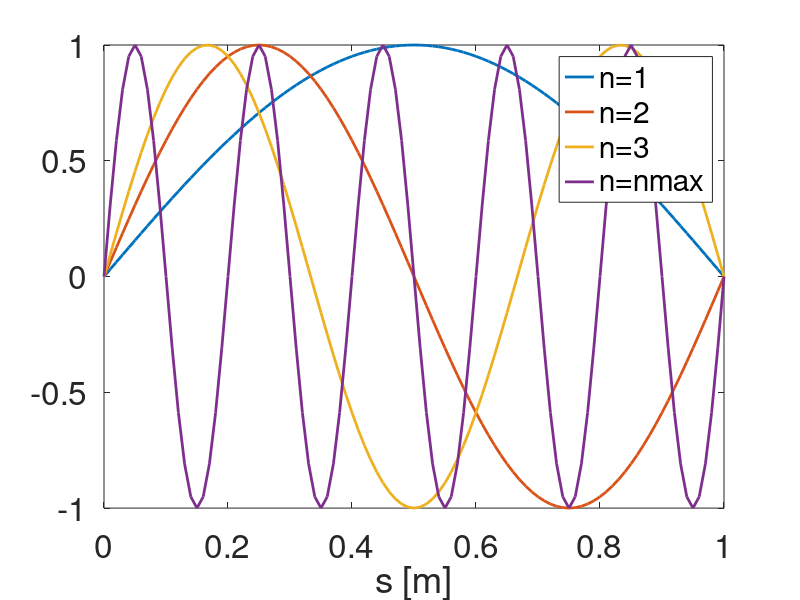
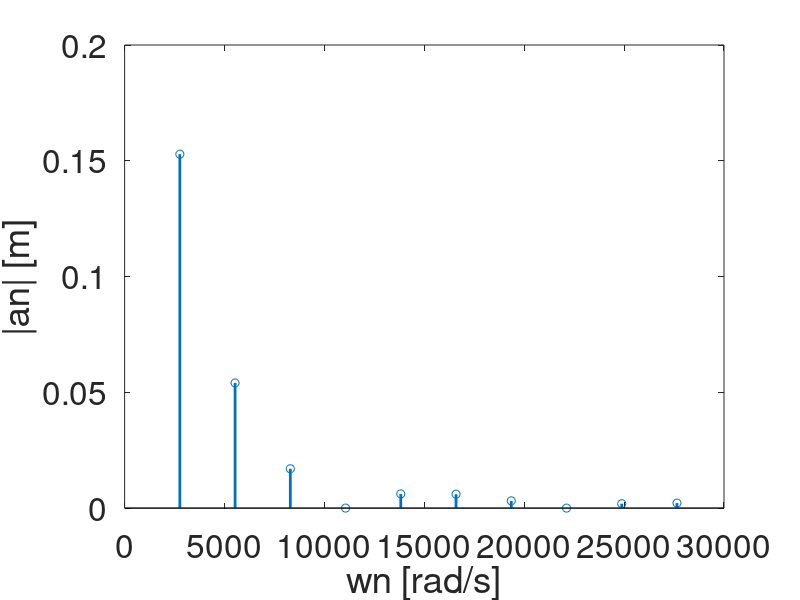
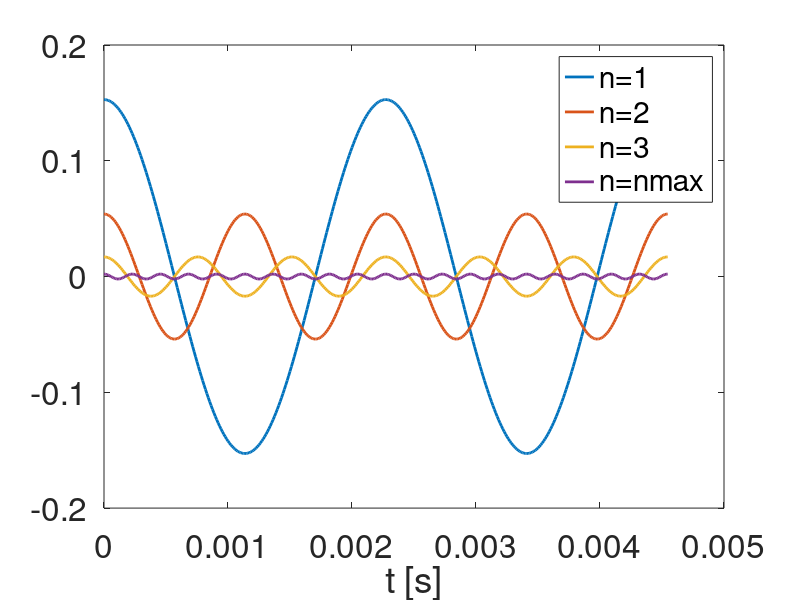
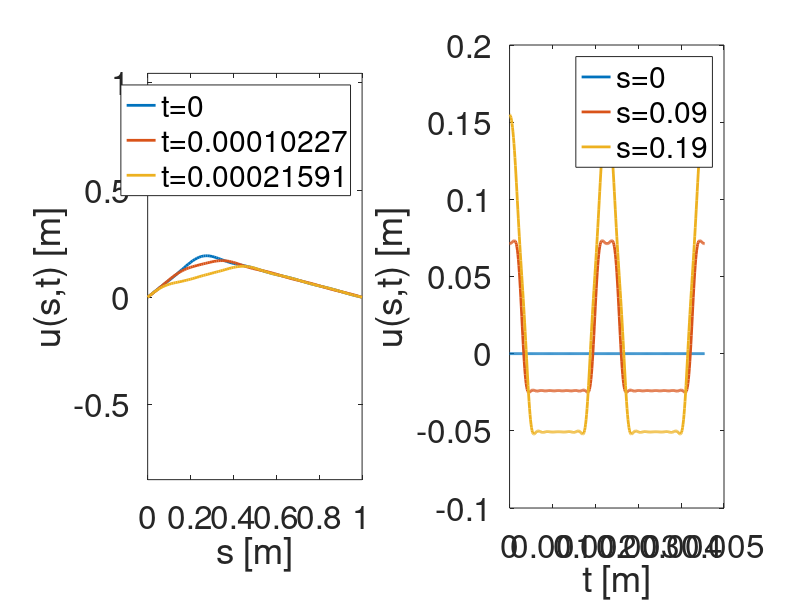

The MATLAB script that drew these images, in order:
%% ========================================================================
%% INITIALISATION =========================================================
clear;close all;clc;
% Geometrie : section cicrculaire
L=1;            % Longueur [m]
R=0.001;        % Rayon [m]
A=pi*R^2;       % Aire [m^2]
% Materiau : acier
E=210e9;        % Module de Young [Pa]
ro=7800;        % Masse volumique [kg/m^3]
% Tension : corde accordee sur le la-440
Note=440;       % Frequence fondamentale [Hz]
C=2*L*Note;     % Celerite [m/s]
N0=ro*A*C^2;    % Tension [N]
Def=N0/(E*A);   % Deformation [~]
% Excitation: corde pincee d'une hauteur H en s=el 
H=L/5;          % Hauteur [m]
el=L/4;         % poistion [m]
% Domaine modal
%[n,kn,wn,Lamb,Per,Per,Freq]=DomaineModal(Nw,L,C)
nmax=10;        % Nombre maximal de mode considere      
n=(1:nmax)';    % Indices modaux
Nw=nmax;
kn=n*pi/L;      % Nombres d'ondes [1/m] : corde fixee aux deux extremites
wn=C*kn;        % Pulsation [rad/s], relation de dispersion
Lamb=2*pi./kn;  % Longueur d'onde de chaque mode [m]
Per=2*pi./wn;   % Periode de chaque mode [s]
Freq=1./Per;    % Frequence de chaque mode [Hz]
% Domaine spatial
ds=min(Lamb)/20;% Pas en espace [m]
s=(0:ds:L);     % Echantillonage spatial [m]
Ns=length(s);   % Nombre de points d'echantillonages en espace
% Domaine temporel
dt=min(Per)/20; % Pas en temps [s]
tmax=max(Per)*2;% Temps maximum de la simulation [s]
t=0:dt:tmax;    % Echantillonage temporel [s]
Nt=length(t);   % Nombre de points d'echantillonages en temps
% %% ========================================================================
%Rq% Dans une phase de bebeugage, il faut que [Nt,Ns,Nw] aient des valeurs 
% raisonnables (<=1000) et si possible distinctes.
disp(['[Nt,Ns,Nw]=[' num2str([Nt,Ns,Nw]) ']'])

%% ========================================================================
%% ANALYSE MODALE =========================================================
% Modes propres
for in=1:Nw
    % Y_ij, avec i=>n et j=>s
    Y(in,:)=sin(kn(in)*s); 
end
%=> visualisation de quelques modes propres
figure(1);
plot(s,Y([1:3 nmax],:),'LineWidth',2)
xlabel('s [m]')
legend('n=1','n=2','n=3','n=nmax')
set(gca,'FontSize',24)

% Amplitude modale
an=2*H./(n*pi)*L/(L-el).*sin(kn*el)./(kn*el);
bn=zeros(size(n));
%=> visualisation des amplitudes modales an
figure(2);
stem(wn,abs(an),'LineWidth',2)
xlabel('wn [rad/s]')
ylabel('|an| [m]')
set(gca,'FontSize',24)

% Fonction en temps
for in=1:nmax
    % T_ij, avec i=>n et j=>t
    T(in,:)=an(in)*cos(wn(in)*t)+bn(in)*sin(wn(in)*t)/wn(in); 
end
%=> visualisation de T(t) pour quelques modes
figure(3);
plot(t,T([1:3 nmax],:),'LineWidth',2)
xlabel('t [s]')
legend('n=1','n=2','n=3','n=nmax')
set(gca,'FontSize',24)
%% ========================================================================

%% ========================================================================
%% SOLUTION GENERALE ======================================================
u=Y'*T;    % u_ij, avec i=>s et j=>t
%-> visualisation de u(s,t) a divers instants
figure(4);subplot(1,2,1)
plot(s,u(:,[1 10 20]),'LineWidth',2);
xlabel('s [m]');ylabel('u(s,t) [m]');
legend(['t=' num2str(t(1)) ],['t=' num2str(t(10)) ],['t=' num2str(t(20)) ])
axis equal
set(gca,'FontSize',24)
%-> visualisation de u(s,t) en divers point de la corde
figure(4);subplot(1,2,2)
plot(t,u([1 10 20],:),'LineWidth',2);
xlabel('t [m]');ylabel('u(s,t) [m]');
legend(['s=' num2str(s(1)) ],['s=' num2str(s(10)) ],['s=' num2str(s(20)) ])
set(gca,'FontSize',24)
%-> visualisation de u(s,t) au cours du temps
figure(5);
for j=1:Nt
    plot(s,u(:,j),'k','LineWidth',2);hold on
    plot(s([1 10 20]),u([1 10 20],j),'o','MarkerSize',8,'LineWidth',2)
    hold off
    xlabel('s [m]');ylabel('u(s,t) [m]');
    axis equal;axis([0,L,-H,H])
    set(gca,'FontSize',24);
    pause(0.1)
end
%% ========================================================================
